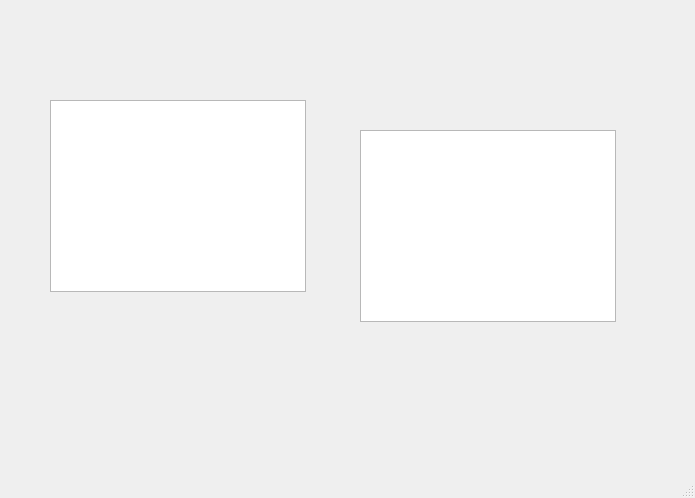
<?xml version="1.0" encoding="UTF-8"?>
<ui version="4.0">
 <class>ToDoList</class>
 <widget class="QMainWindow" name="ToDoList">
  <property name="geometry">
   <rect>
    <x>0</x>
    <y>0</y>
    <width>695</width>
    <height>498</height>
   </rect>
  </property>
  <property name="windowTitle">
   <string>ToDoList</string>
  </property>
  <widget class="QWidget" name="centralwidget">
   <widget class="QListView" name="pendingTasksListView">
    <property name="geometry">
     <rect>
      <x>50</x>
      <y>100</y>
      <width>256</width>
      <height>192</height>
     </rect>
    </property>
   </widget>
   <widget class="QListView" name="completedTasksListView">
    <property name="geometry">
     <rect>
      <x>360</x>
      <y>130</y>
      <width>256</width>
      <height>192</height>
     </rect>
    </property>
   </widget>
  </widget>
  <widget class="QStatusBar" name="statusbar"/>
 </widget>
 <resources/>
 <connections/>
</ui>
